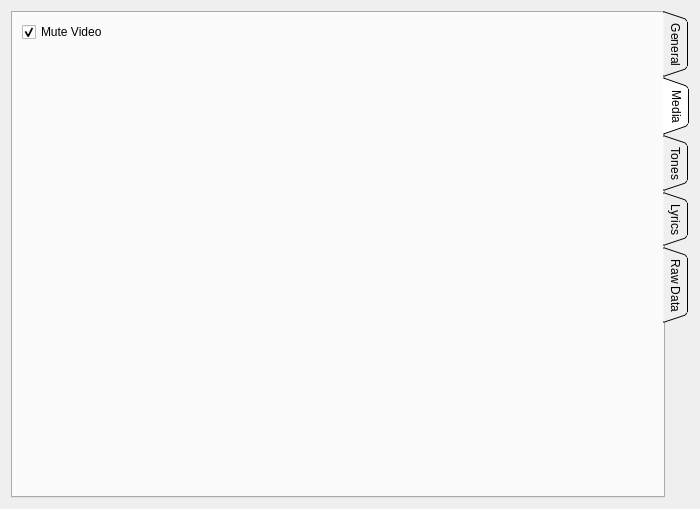
<?xml version="1.0" encoding="UTF-8"?>
<ui version="4.0">
 <class>SongInfo</class>
 <widget class="QWidget" name="SongInfo">
  <property name="geometry">
   <rect>
    <x>0</x>
    <y>0</y>
    <width>700</width>
    <height>509</height>
   </rect>
  </property>
  <property name="windowTitle">
   <string>Form</string>
  </property>
  <property name="windowOpacity">
   <double>0.500000000000000</double>
  </property>
  <layout class="QVBoxLayout" name="verticalLayout_2">
   <item>
    <layout class="QHBoxLayout" name="horizontalLayout">
     <item>
      <widget class="QTabWidget" name="tabWidget">
       <property name="enabled">
        <bool>true</bool>
       </property>
       <property name="tabPosition">
        <enum>QTabWidget::East</enum>
       </property>
       <property name="tabShape">
        <enum>QTabWidget::Triangular</enum>
       </property>
       <property name="currentIndex">
        <number>1</number>
       </property>
       <widget class="QWidget" name="generalTab">
        <attribute name="title">
         <string>General</string>
        </attribute>
        <layout class="QVBoxLayout" name="verticalLayout">
         <item>
          <layout class="QHBoxLayout" name="horizontalLayout_2">
           <item>
            <widget class="QLabel" name="songLabel">
             <property name="text">
              <string>&lt;html&gt;&lt;head/&gt;&lt;body&gt;&lt;p align=&quot;center&quot;&gt;&lt;span style=&quot; font-size:xx-large; font-weight:600;&quot;&gt;No Song&lt;/span&gt;&lt;/p&gt;&lt;/body&gt;&lt;/html&gt;</string>
             </property>
            </widget>
           </item>
          </layout>
         </item>
         <item>
          <widget class="QGroupBox" name="filesGroup">
           <property name="title">
            <string>Files</string>
           </property>
           <property name="flat">
            <bool>true</bool>
           </property>
           <layout class="QFormLayout" name="formLayout_2">
            <property name="fieldGrowthPolicy">
             <enum>QFormLayout::ExpandingFieldsGrow</enum>
            </property>
            <property name="topMargin">
             <number>9</number>
            </property>
            <item row="0" column="0">
             <widget class="QLabel" name="label_3">
              <property name="text">
               <string>MP3</string>
              </property>
             </widget>
            </item>
            <item row="0" column="1">
             <layout class="QHBoxLayout" name="horizontalLayout_3">
              <property name="spacing">
               <number>0</number>
              </property>
              <item>
               <widget class="QLineEdit" name="mp3file">
                <property name="readOnly">
                 <bool>true</bool>
                </property>
               </widget>
              </item>
              <item>
               <widget class="QToolButton" name="setMP3File">
                <property name="text">
                 <string>...</string>
                </property>
               </widget>
              </item>
             </layout>
            </item>
            <item row="1" column="0">
             <widget class="QLabel" name="label_8">
              <property name="text">
               <string>Cover</string>
              </property>
             </widget>
            </item>
            <item row="1" column="1">
             <layout class="QHBoxLayout" name="horizontalLayout_4">
              <property name="spacing">
               <number>0</number>
              </property>
              <item>
               <widget class="QLineEdit" name="covFile">
                <property name="readOnly">
                 <bool>true</bool>
                </property>
               </widget>
              </item>
              <item>
               <widget class="QToolButton" name="setCovFile">
                <property name="text">
                 <string>...</string>
                </property>
               </widget>
              </item>
             </layout>
            </item>
            <item row="2" column="0">
             <widget class="QLabel" name="label_10">
              <property name="text">
               <string>Video</string>
              </property>
             </widget>
            </item>
            <item row="3" column="0">
             <widget class="QLabel" name="label_9">
              <property name="text">
               <string>Background</string>
              </property>
             </widget>
            </item>
            <item row="2" column="1">
             <layout class="QHBoxLayout" name="horizontalLayout_5">
              <property name="spacing">
               <number>0</number>
              </property>
              <item>
               <widget class="QLineEdit" name="vidFile">
                <property name="readOnly">
                 <bool>true</bool>
                </property>
               </widget>
              </item>
              <item>
               <widget class="QToolButton" name="setVidFile">
                <property name="text">
                 <string>...</string>
                </property>
               </widget>
              </item>
             </layout>
            </item>
            <item row="3" column="1">
             <layout class="QHBoxLayout" name="horizontalLayout_6">
              <property name="spacing">
               <number>0</number>
              </property>
              <item>
               <widget class="QLineEdit" name="bgFile">
                <property name="readOnly">
                 <bool>true</bool>
                </property>
               </widget>
              </item>
              <item>
               <widget class="QToolButton" name="setBGFile">
                <property name="text">
                 <string>...</string>
                </property>
               </widget>
              </item>
             </layout>
            </item>
           </layout>
          </widget>
         </item>
         <item>
          <widget class="QGroupBox" name="generalGroup">
           <property name="title">
            <string>General</string>
           </property>
           <property name="flat">
            <bool>true</bool>
           </property>
           <layout class="QFormLayout" name="formLayout">
            <property name="fieldGrowthPolicy">
             <enum>QFormLayout::ExpandingFieldsGrow</enum>
            </property>
            <item row="0" column="0">
             <widget class="QLabel" name="titleLabel">
              <property name="text">
               <string>Title</string>
              </property>
             </widget>
            </item>
            <item row="0" column="1">
             <widget class="QLineEdit" name="title"/>
            </item>
            <item row="1" column="0">
             <widget class="QLabel" name="artistLabel">
              <property name="text">
               <string>Artist</string>
              </property>
             </widget>
            </item>
            <item row="1" column="1">
             <widget class="QLineEdit" name="artist"/>
            </item>
            <item row="2" column="0">
             <widget class="QLabel" name="editionLabel">
              <property name="text">
               <string>Edition</string>
              </property>
             </widget>
            </item>
            <item row="2" column="1">
             <widget class="QLineEdit" name="edition"/>
            </item>
            <item row="3" column="0">
             <widget class="QLabel" name="genreLabel">
              <property name="text">
               <string>Genre</string>
              </property>
             </widget>
            </item>
            <item row="3" column="1">
             <widget class="QLineEdit" name="genre"/>
            </item>
           </layout>
          </widget>
         </item>
         <item>
          <widget class="QGroupBox" name="settingsGroup">
           <property name="title">
            <string>Settings</string>
           </property>
           <property name="flat">
            <bool>true</bool>
           </property>
           <layout class="QFormLayout" name="formLayout_3">
            <property name="fieldGrowthPolicy">
             <enum>QFormLayout::ExpandingFieldsGrow</enum>
            </property>
            <item row="0" column="0">
             <widget class="QLabel" name="label_5">
              <property name="text">
               <string>BPM</string>
              </property>
             </widget>
            </item>
            <item row="1" column="0">
             <widget class="QLabel" name="label_4">
              <property name="text">
               <string>GAP</string>
              </property>
             </widget>
            </item>
            <item row="2" column="0">
             <widget class="QLabel" name="label_11">
              <property name="text">
               <string>Mode</string>
              </property>
             </widget>
            </item>
            <item row="2" column="1">
             <widget class="QCheckBox" name="checkBox">
              <property name="text">
               <string>Relative</string>
              </property>
             </widget>
            </item>
            <item row="1" column="1">
             <widget class="QLineEdit" name="lineEdit_6">
              <property name="inputMask">
               <string>#D000.900</string>
              </property>
              <property name="text">
               <string>+000.0</string>
              </property>
             </widget>
            </item>
            <item row="0" column="1">
             <widget class="QLineEdit" name="lineEdit_5">
              <property name="inputMask">
               <string>9999.9999</string>
              </property>
              <property name="text">
               <string>0000.0000</string>
              </property>
             </widget>
            </item>
           </layout>
          </widget>
         </item>
        </layout>
       </widget>
       <widget class="QWidget" name="mediaTab">
        <attribute name="title">
         <string>Media</string>
        </attribute>
        <layout class="QVBoxLayout" name="verticalLayout_5">
         <item>
          <layout class="QHBoxLayout" name="horizontalLayout_10">
           <item>
            <widget class="QCheckBox" name="muteVideo">
             <property name="text">
              <string>Mute Video</string>
             </property>
             <property name="checked">
              <bool>true</bool>
             </property>
            </widget>
           </item>
          </layout>
         </item>
         <item>
          <widget class="VideoWidget" name="videoWidget" native="true"/>
         </item>
        </layout>
       </widget>
       <widget class="QWidget" name="tonesTab">
        <attribute name="title">
         <string>Tones</string>
        </attribute>
        <layout class="QVBoxLayout" name="verticalLayout_3">
         <item>
          <layout class="QHBoxLayout" name="horizontalLayout_9">
           <item>
            <widget class="QCheckBox" name="playNotes">
             <property name="text">
              <string>Play Notes</string>
             </property>
             <property name="checked">
              <bool>true</bool>
             </property>
            </widget>
           </item>
           <item>
            <widget class="QCheckBox" name="checkBox_4">
             <property name="enabled">
              <bool>false</bool>
             </property>
             <property name="text">
              <string>Play Metronome</string>
             </property>
             <property name="checked">
              <bool>false</bool>
             </property>
            </widget>
           </item>
          </layout>
         </item>
         <item>
          <widget class="NoteWidget" name="notes" native="true"/>
         </item>
         <item>
          <layout class="QHBoxLayout" name="horizontalLayout_8">
           <item>
            <widget class="QPushButton" name="firstLine">
             <property name="text">
              <string/>
             </property>
             <property name="icon">
              <iconset theme="go-first">
               <normaloff/>
              </iconset>
             </property>
            </widget>
           </item>
           <item>
            <widget class="QPushButton" name="prevLine">
             <property name="text">
              <string/>
             </property>
             <property name="icon">
              <iconset theme="go-previous">
               <normaloff/>
              </iconset>
             </property>
            </widget>
           </item>
           <item>
            <widget class="QLineEdit" name="curLine">
             <property name="inputMask">
              <string>000</string>
             </property>
            </widget>
           </item>
           <item>
            <widget class="QLabel" name="label">
             <property name="text">
              <string>/</string>
             </property>
            </widget>
           </item>
           <item>
            <widget class="QLineEdit" name="maxLine">
             <property name="inputMask">
              <string>000</string>
             </property>
             <property name="readOnly">
              <bool>true</bool>
             </property>
            </widget>
           </item>
           <item>
            <widget class="QPushButton" name="nextLine">
             <property name="text">
              <string/>
             </property>
             <property name="icon">
              <iconset theme="go-next">
               <normaloff/>
              </iconset>
             </property>
            </widget>
           </item>
           <item>
            <widget class="QPushButton" name="lastLine">
             <property name="text">
              <string/>
             </property>
             <property name="icon">
              <iconset theme="go-last">
               <normaloff/>
              </iconset>
             </property>
            </widget>
           </item>
          </layout>
         </item>
        </layout>
       </widget>
       <widget class="QWidget" name="lyricsTab">
        <attribute name="title">
         <string>Lyrics</string>
        </attribute>
        <layout class="QHBoxLayout" name="horizontalLayout_7">
         <item>
          <widget class="QTextEdit" name="rawLyrics"/>
         </item>
        </layout>
       </widget>
       <widget class="QWidget" name="rawDataWidget">
        <attribute name="title">
         <string>Raw Data</string>
        </attribute>
        <layout class="QVBoxLayout" name="verticalLayout_4">
         <item>
          <widget class="QTextEdit" name="rawData">
           <property name="styleSheet">
            <string notr="true">background-color: palette(mid)</string>
           </property>
           <property name="readOnly">
            <bool>true</bool>
           </property>
           <property name="acceptRichText">
            <bool>false</bool>
           </property>
          </widget>
         </item>
        </layout>
       </widget>
      </widget>
     </item>
    </layout>
   </item>
  </layout>
 </widget>
 <customwidgets>
  <customwidget>
   <class>NoteWidget</class>
   <extends>QWidget</extends>
   <header>notewidget.h</header>
   <container>1</container>
   <slots>
    <signal>play()</signal>
    <signal>pause()</signal>
    <signal>seek(quint64)</signal>
   </slots>
  </customwidget>
  <customwidget>
   <class>VideoWidget</class>
   <extends>QWidget</extends>
   <header>videowidget.h</header>
   <container>1</container>
  </customwidget>
 </customwidgets>
 <resources/>
 <connections/>
</ui>
